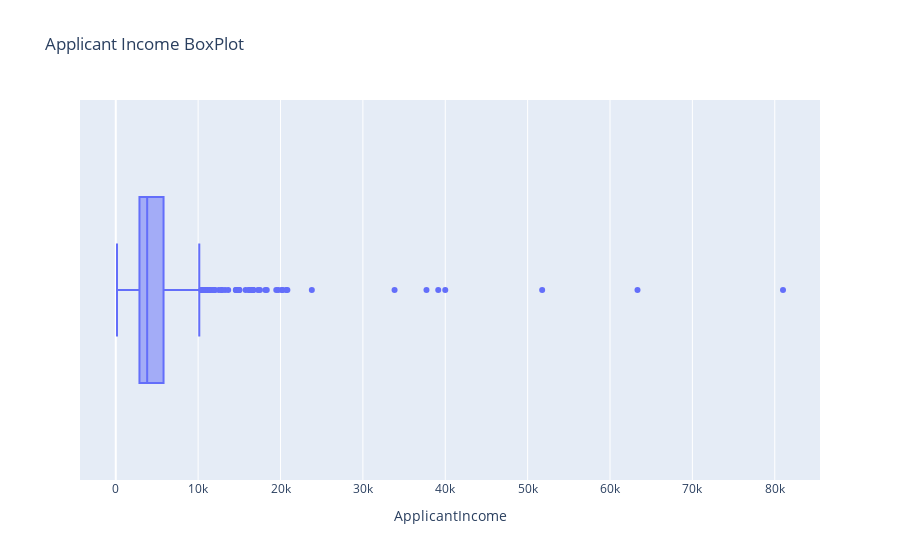

Notebook cell for this chart:
### Markdown cell above
Look at box plots to understand the distributions.

### Code cell
fig = px.box(df, x="ApplicantIncome", title='Applicant Income BoxPlot')
fig.show()

### Figure 1 — Plotly figure (JSON) as saved in the notebook; plotly's stock layout.template omitted (floating-point values rounded to 4 significant figures; data arrays with more than 128 entries replaced by an {"elided": "..."} marker saying what was removed)
{"data": [{"alignmentgroup": "True", "hovertemplate": "ApplicantIncome=%{x}<extra></extra>", "legendgroup": "", "marker": {"color": "#636efa"}, "name": "", "notched": false, "offsetgroup": "", "orientation": "h", "showlegend": false, "type": "box", "x": {"elided": "614 int values"}, "x0": " ", "xaxis": "x", "y0": " ", "yaxis": "y"}], "layout": {"boxmode": "group", "legend": {"tracegroupgap": 0}, "title": {"text": "Applicant Income BoxPlot"}, "xaxis": {"anchor": "y", "domain": [0, 1], "title": {"text": "ApplicantIncome"}}, "yaxis": {"anchor": "x", "domain": [0, 1]}}}
